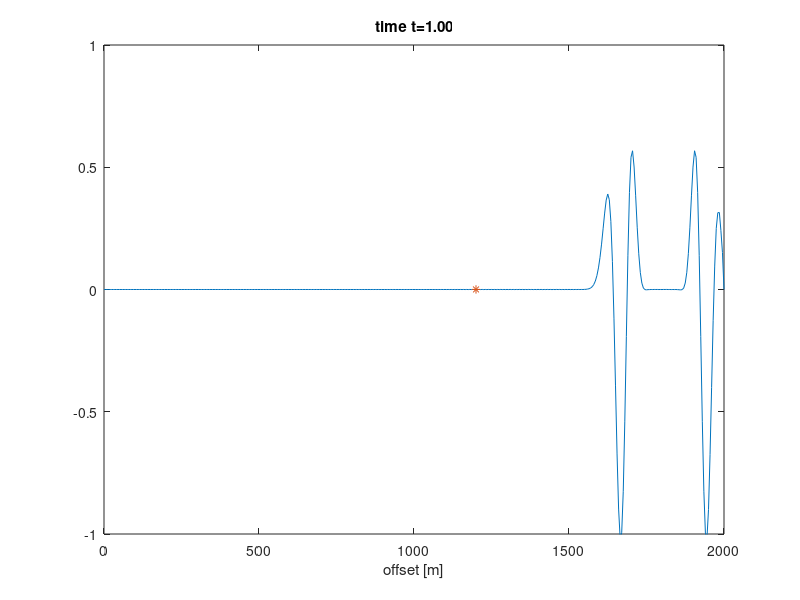
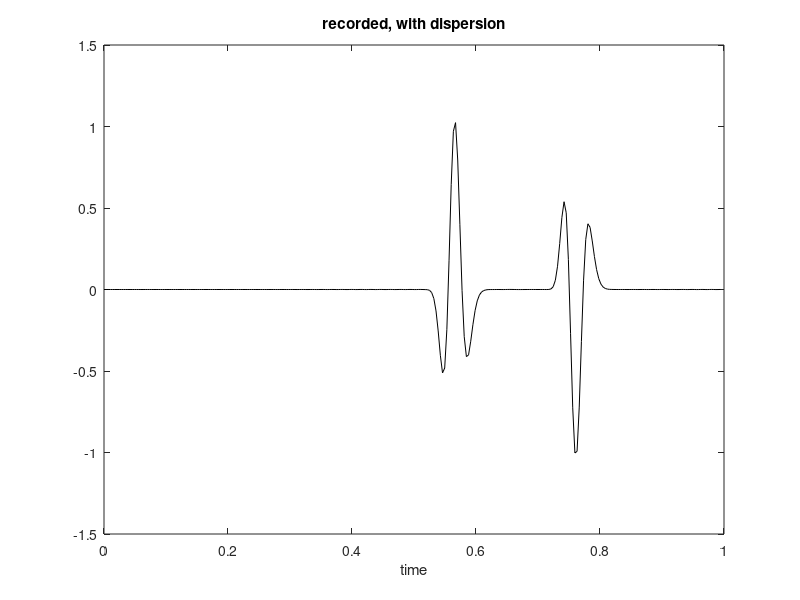

The MATLAB source for these figures, in order:
%% 2nd order hyperbolic PDE: the Wave Equation
% u_{tt} = c^2*u_{xx} ;  u_t(x,0)=exp(-100*(x-.7)^2)
clear all; close all; clc;

%% Model setup
c = 2000;                  % [m/s] wave velocity
dx= 5;                     % [m]   grid spacing
r = 1.4                    % [-]   CFL (Courant number)
dt= r*dx/c;                % [s]   time sampling
x = 0:dx:2000;             % [m]   cell locations
N = length(x);             % [-]   number of cells
T = 0:dt:1;                % [s]   time vector
M = length(T);             % [-]   number of time steps

% Define Ricker wavelet source
fc = 20;                   % [Hz]  central wavelet frequency
t0 = 1.5/fc;               % [s]   delay wavelet
tau=pi*(T-t0)*fc;          % [-]   Ricker wavelet argument
% fs = (1 - 2*tau.^2) .* exp( -tau.^2 );       % Original Ricker wavelet
fs = 2*pi*fc*tau .* (2*tau.^2 - 3) .* exp( -tau.^2 );    % Derivative of Ricker wavelet

% Initialize the grid
u1 = zeros(N,1); % 'u 2 old'
u2 = zeros(N,1); % 'u 1 old'
uj = zeros(N,1); % 'u new'

record = [];

X = 2:N-1; % Update cells
for j=2:M
   u2(round(N/10)) =u2(round(N/10)) + fs(j)*dt^2/dx*c*2; % Inject source
   % PSEUDOSPECTRAL
   % --------> Implemented as:
   %          ifft(       -           k                             ^2   * fft(u)         )
   du = real(ifft( -([(pi/dx/N)*(0:N-1) -pi/dx+(pi/dx/N)*(0:N-1)]).^2' .* fft(u2(:),2*N)));
   du2 = real(ifft( -([(pi/dx/N)*(0:N-1) -pi/dx+(pi/dx/N)*(0:N-1)]).^2' .* fft(du(:),2*N)));
   du4 = real(ifft( -([(pi/dx/N)*(0:N-1) -pi/dx+(pi/dx/N)*(0:N-1)]).^2' .* fft(du2(:),2*N)));
   uj(X) = c^2*dt^2*du(X) + 2*c^4*dt^4/27*du2(X) + c^6*dt^6/729*du4(X)  +  2*u2(X) - u1(X);
   
   plot(x,uj),ylim([-1 1]),title(sprintf('time t=%0.2f',j*dt)),xlabel('offset [m]')
   hold on
   plot(x(round(3*N/5)),uj(round(3*N/5)),'*')
   hold off
   
   drawnow
   u1 = u2;
   u2 = uj;
   record = [record, uj(round(3*N/5))];
end

figure(2)
plot(T(1:M-1),record,'k')
title('recorded, with dispersion')
xlabel('time')